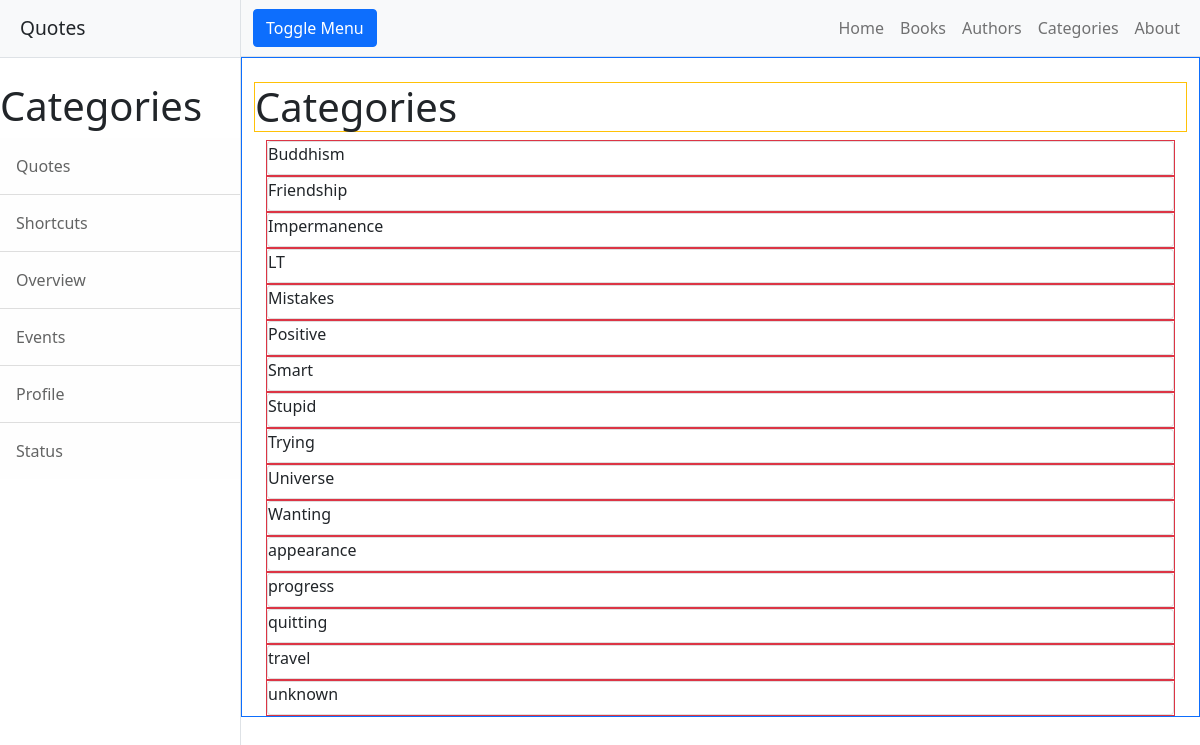
Page /categories/ on the earlier database version.
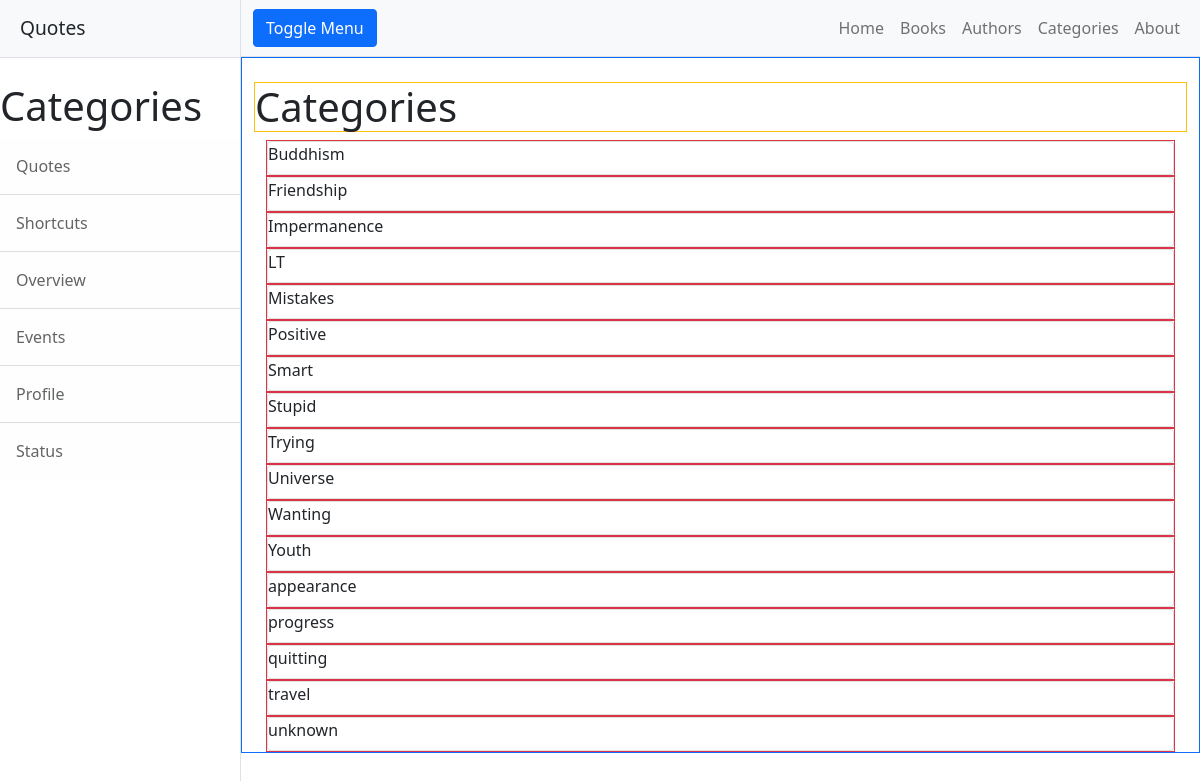
Same page on the later database version.
### app1/models.py (models this page shows, shortened)
class Category(models.Model):
    name = models.CharField(max_length=50, null=True)
    class Meta:
        ordering = ['name']

### app1/views.py (the view)
# urls.py: path("categories/", views.categories, name="categories"),
def categories(request):
    return render(request=request,
                  template_name="app1/categories.html",
                  context={"category": Category.objects.all})

### app1/templates/app1/categories.html (shortened to what this page needs)
{% extends 'app1/header.html' %}
{% load static %}
{% block content %}
<div class="container-fluid border border-primary">
    <h1 class="mt-4 border border-warning">Categories</h1>
    {% for cat in category %}
    <div class="container"
	<div class="row">
	    <div class="col s12 m6 border border-danger">
		<div class="card hoverable">
		    <span class="card-title">{{cat.name}}</span>
		</div>
	    </div>
	</div>
	{% endfor %}
    </div>
</div>
</div>
    </body>
</html>
{% endblock %}

Differences in the rows shown:
added Category: name "Youth"
